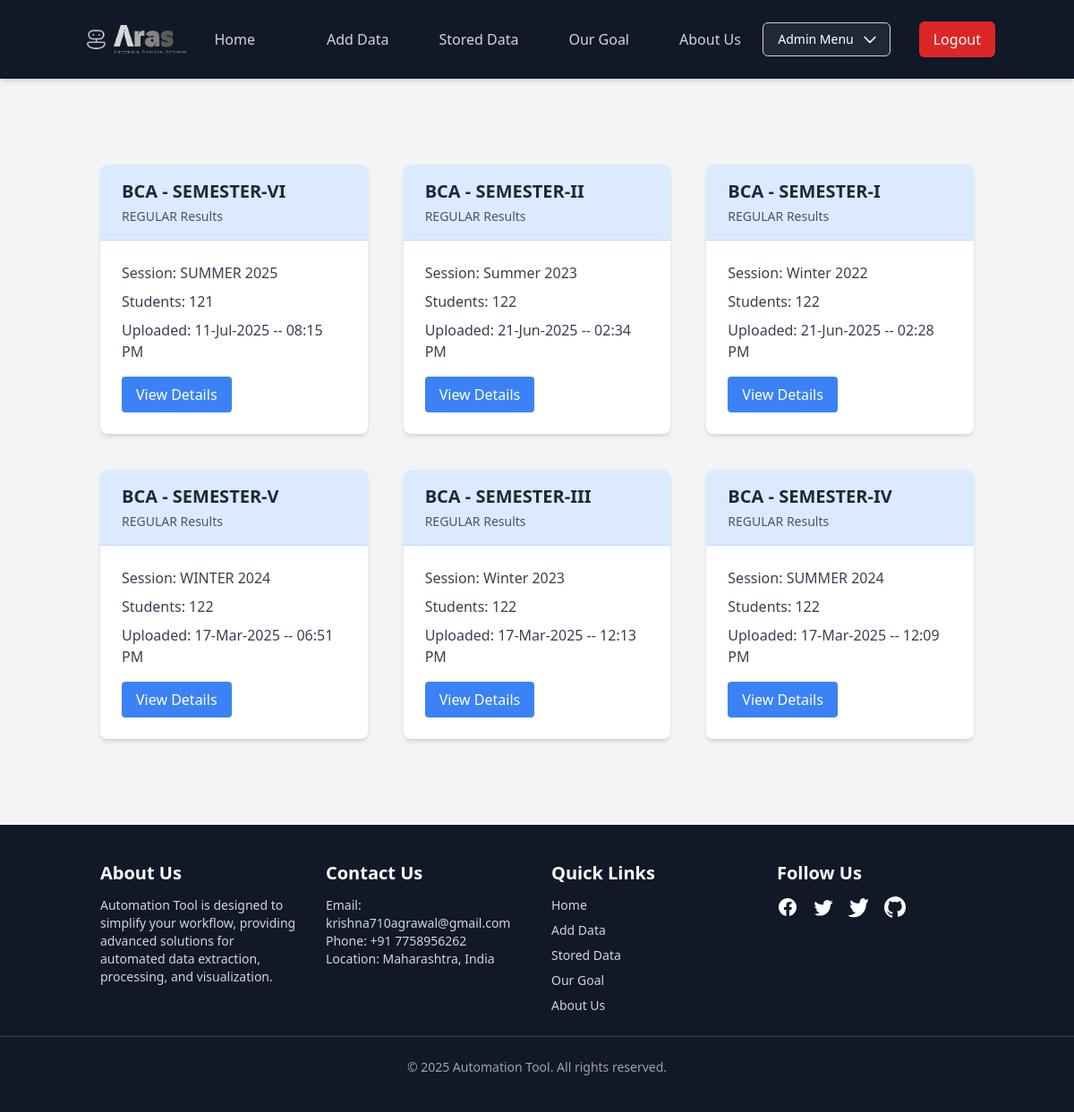
/available_data_cards (signed in), run on the app's committed database.
### model.py (models this page shows, shortened)
class DataBatch(db.Model):
    __tablename__ = 'data_batch'
    id = db.Column(db.Integer, primary_key=True)
    course_name = db.Column(db.String(50), nullable=True)  # Now accepts None
    semester = db.Column(db.String(20), nullable=True)       # Now accepts None
    session = db.Column(db.String(20), nullable=True)        # Now accepts None
    type = db.Column(db.Enum(DataBatchType), nullable=True)  # Now accepts None
    timestamp = db.Column(
        db.DateTime(timezone=True),
        default=lambda: datetime.now(IST)
    )
    students = db.relationship(
        'Student',
        backref='data_batch',
        lazy=True,
        cascade="all, delete-orphan"
    )

### main.py (the view)
@app.route('/available_data_cards', methods=['GET'])
def available_data_cards():
    batches = DataBatch.query.order_by(DataBatch.timestamp.desc()).all()
    cards = []
    for batch in batches:
        cards.append({
            'batch_id': batch.id,
            'course_name': batch.course_name,
            'semester': batch.semester,
            'session': batch.session,
            'type': batch.type.value.upper(),
            'timestamp': batch.timestamp.strftime('%d-%b-%Y -- %I:%M %p'),
            'student_count': len(batch.students)
        })
    return render_template('available_data_cards.html', cards=cards)

### main.py (called while the page is built)
@login_manager.user_loader
def load_user(user_id):
    return db.get_or_404(User, user_id)

### templates/available_data_cards.html (shortened to what this page needs)
{% extends "base.html" %}
{% block content %}
<div class="container mx-auto my-8 px-4 py-8">
    <div class="grid grid-cols-1 sm:grid-cols-2 md:grid-cols-3 gap-6">
        {% for card in cards %}
        <div class="bg-white rounded-lg shadow-md overflow-hidden transition-all duration-300 transform hover:scale-105 m-2">
            <div class="bg-blue-100 px-6 py-4 border-b border-blue-200">
                <h3 class="text-xl font-bold">
                    {{ card.course_name }} - {{ card.semester }}
                </h3>
                <p class="text-sm text-gray-600 mt-1">
                    {{ card.type }} Results
                </p>
            </div>
            <div class="p-6">
                <div class="space-y-2">
                    <p class="text-gray-700">
                        <span class="font-medium">Session:</span>
                        {{ card.session }}
                    </p>
                    <p class="text-gray-700">
                        <span class="font-medium">Students:</span>
                        {{ card.student_count }}
                    </p>
                    <p class="text-gray-700">
                        <span class="font-medium">Uploaded:</span>
                        {{ card.timestamp }}
                    </p>
                </div>
                <div class="mt-4">
                    <a href="{{ url_for('view_batch', batch_id=card.batch_id) }}"
                       class="inline-block bg-blue-500 hover:bg-blue-600 text-white px-4 py-2 rounded transition-colors duration-300">
                        View Details
                    </a>
                </div>
            </div>
        </div>
        {% endfor %}
    </div>
</div>
{% endblock %}

### data on the page
DataBatch: course_name "BCA", semester "SEMESTER-VI", type "REGULAR", session "SUMMER 2025", student_count "121", timestamp "11-Jul-2025 -- 08:15 PM"
DataBatch: course_name "BCA", semester "SEMESTER-II", type "REGULAR", session "Summer 2023", student_count "122", timestamp "21-Jun-2025 -- 02:34 PM"
DataBatch: course_name "BCA", semester "SEMESTER-I", type "REGULAR", session "Winter 2022", student_count "122", timestamp "21-Jun-2025 -- 02:28 PM"
DataBatch: course_name "BCA", semester "SEMESTER-V", type "REGULAR", session "WINTER 2024", student_count "122", timestamp "17-Mar-2025 -- 06:51 PM"
DataBatch: course_name "BCA", semester "SEMESTER-III", type "REGULAR", session "Winter 2023", student_count "122", timestamp "17-Mar-2025 -- 12:13 PM"
DataBatch: course_name "BCA", semester "SEMESTER-IV", type "REGULAR", session "SUMMER 2024", student_count "122", timestamp "17-Mar-2025 -- 12:09 PM"
